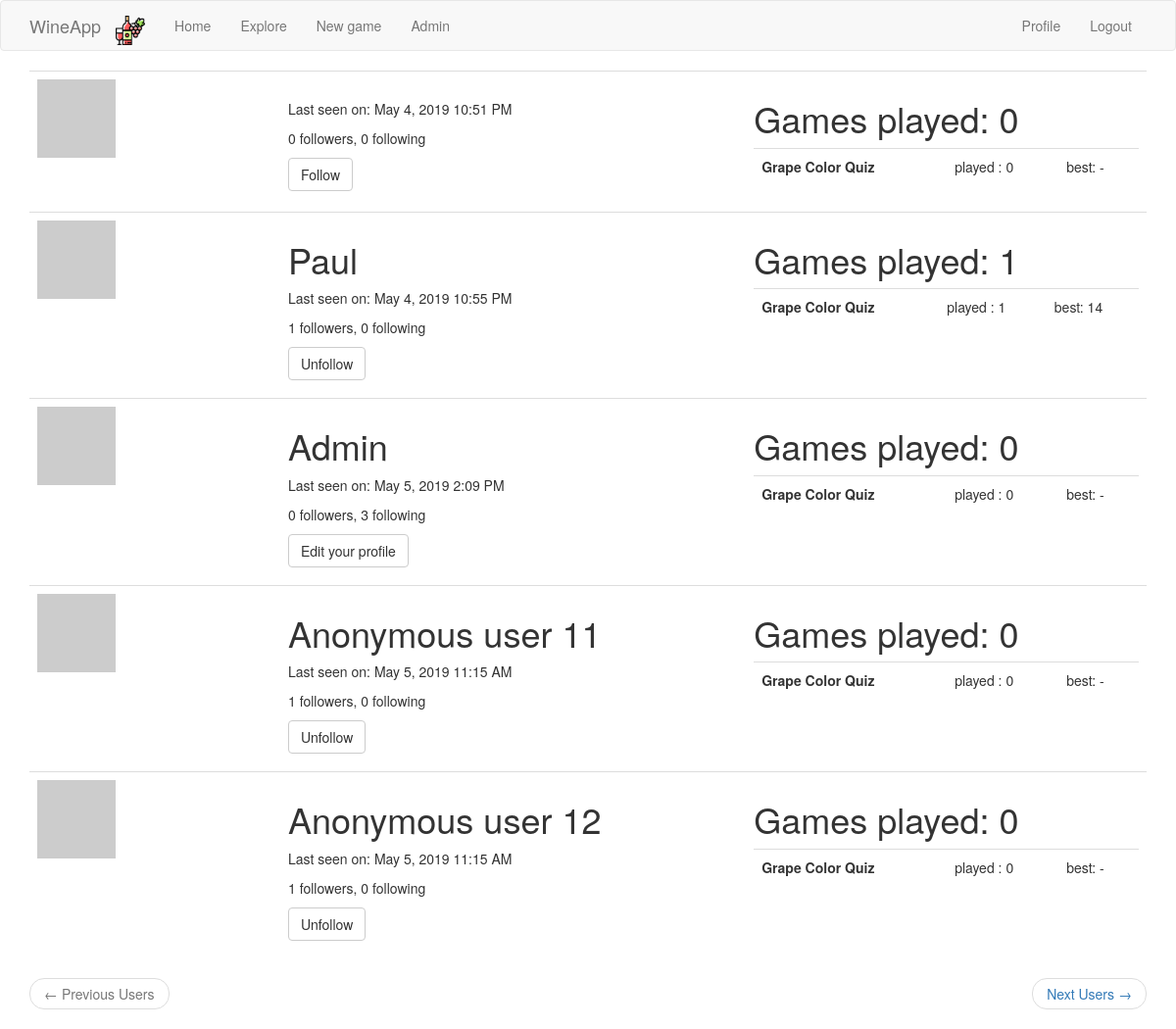
The app's page /explore_users (signed in) with its own data.
### app/models.py (models this page shows, shortened)
class User(UserMixin, db.Model):
    id = db.Column(db.Integer, primary_key=True)
    username = db.Column(db.String(64), index=True, unique=True)
    email = db.Column(db.String(120), index=True, unique=True)
    password_hash = db.Column(db.String(128))
    posts = db.relationship('Post', backref='author', lazy='dynamic')
    about_me = db.Column(db.String(140))
    last_seen = db.Column(db.DateTime, default=datetime.utcnow)
    followed = db.relationship(
        'User', secondary=followers,
        primaryjoin=(followers.c.follower_id == id),
        secondaryjoin=(followers.c.followed_id == id),
        backref=db.backref('followers', lazy='dynamic'), lazy='dynamic')
    def avatar(self, size):
        digest = md5(self.email.lower().encode('utf-8')).hexdigest()
        return 'https://www.gravatar.com/avatar/{}?d=identicon&s={}'.format(
            digest, size)
    def is_following(self, user_):
        return self.followed.filter(
            followers.c.followed_id == user_.id).count() > 0

### app/main/routes.py (the view)
@bp.route('/explore_users', methods=['GET', 'POST'])
@login_required
def explore_users():
    page = request.args.get('page', 1, type=int)
    users = User.query.order_by(User.id.asc()).paginate(
        page, current_app.config['USERS_PER_PAGE'], False)
    next_url = url_for('main.explore_users', page=users.next_num) \
        if users.has_next else None
    prev_url = url_for('main.explore_users', page=users.prev_num) \
        if users.has_prev else None
    games_stats = {u.id: get_player_stats(u) for u in users.items}
    return render_template('explore_users.html',
                           users=users.items,
                           games_stats=games_stats,
                           prev_url=prev_url,
                           next_url=next_url)

### app/main/routes.py (called while the page is built)
@bp.before_app_request
def before_request():
    if current_user.is_authenticated:
        current_user.last_seen = datetime.utcnow()
        db.session.commit()
    g.locale = str(get_locale())

### app/models.py (called while the page is built)
@login.user_loader
def load_user(id):
    return User.query.get(int(id))

def get_player_stats(user_):
    games = Game.query.filter_by(player_id=user_.id).all()
    games_per_type = {}
    for game_type, game_name in current_app.config['GAMES_TO_NAMES'].items():
        games_per_type[(game_type, game_name)] = [game for game in games if game.game_type == game_type]
    summary_per_type = []
    for (game_type, game_name), games in games_per_type.items():
        summary_per_type.append(
            {
                'name': game_name,
                'type': game_type,
                'nb_played': len(games),
                'best': max(games, key=lambda x: x.score).score if len(games) > 0 else '-'
            }
        )
        return summary_per_type, len(games)

### app/templates/explore_users.html
{% extends "base.html" %}
{% block app_content %}
<table class="table table-hover">
     {% for user in users %}
        {% include '_user.html' %}
    {% endfor %}
</table>
<nav aria-label="...">
    <ul class="pager">
        <li class="previous{% if not prev_url %} disabled{% endif %}">
            <a href="{{ prev_url or '#' }}">
                <span aria-hidden="true">&larr;</span> {{ _('Previous Users') }}
            </a>
        </li>
        <li class="next{% if not next_url %} disabled{% endif %}">
            <a href="{{ next_url or '#' }}">
                {{ _('Next Users') }} <span aria-hidden="true">&rarr;</span>
            </a>
        </li>
    </ul>
</nav>
{% endblock %}

### app/templates/base.html (shortened to what this page needs)
{% extends 'bootstrap/base.html' %}
{% block navbar %}
<nav class="navbar navbar-default">
    <div class="container">
        <div class="navbar-header">
            <a class="navbar-brand" href="{{ url_for('main.index') }}">WineApp</a>
        </div>
        <div class="collapse navbar-collapse" id="bs-example-navbar-collapse-1">
            <ul class="nav navbar-nav">
                <li><a href="{{ url_for('main.index') }}" class="navbar-brand">
                    <img src="/static/bottle_red_wine.png" style="height:30px;margin:0px;padding:0px;">
                </a></li>
                <li><a href="{{ url_for('main.index') }}">{{ _('Home') }}</a></li>
                <li class="nav-item dropdown">
                    <a class="nav-link dropdown-toggle" href="#" id="navbarDropdown" role="button"
                       data-toggle="dropdown" aria-haspopup="true" aria-expanded="false">
                        Explore
                    </a>
                </li>
                <li><a href="{{ url_for('main.new_game') }}">{{ _('New game') }}</a></li>
                {% if current_user.username == 'admin' %}
                <li><a href="{{ url_for('main.admin') }}">{{ _('Admin') }}</a></li>
                {% endif %}
            </ul>
            <ul class="nav navbar-nav navbar-right">
                {% if current_user.is_anonymous %}
                <li><a href="{{ url_for('auth.login') }}">{{ _('Login') }}</a></li>
                {% else %}
                <li><a href="{{ url_for('main.user', username=current_user.username) }}">{{ _('Profile') }}</a></li>
                <li><a href="{{ url_for('auth.logout') }}">{{ _('Logout') }}</a></li>
                {% endif %}
            </ul>
        </div>
    </div>
</nav>
{% endblock %}
{% block content %}
<div class="container">
    {% block app_content %}{% endblock %}
</div>
{% endblock %}

### app/templates/_user.html (shortened to what this page needs)
<tr onclick="window.location='{{ url_for('main.user', username=user.username) }}'">
    <td width="256px"><img src="{{ user.avatar(256) }}"></td>
    <td>
        <h1>{{ user.username.capitalize() }}</h1>
        {% if user.last_seen %}
        <p>{{ _('Last seen on') }}: {{ moment(user.last_seen).format('LLL') }}</p>
        {% endif %}
        <p>{{ _('%(count)d followers', count=user.followers.count()) }}, {{ _('%(count)d following',
            count=user.followed.count()) }}</p>
        {% if user == current_user %}
        <p><a class="btn btn-default" href="{{ url_for('main.edit_profile') }}">{{ _('Edit your profile') }}</a></p>
        {% elif not current_user.is_following(user) %}
        <p><a class="btn btn-default" href="{{ url_for('main.follow', username=user.username) }}">{{ _('Follow') }}</a></p>
        {% else %}
        <p><a class="btn btn-default" href="{{ url_for('main.unfollow', username=user.username) }}">{{ _('Unfollow') }}</a></p>
        {% endif %}
    </td>
    <td>
        <h1>Games played: {{ games_stats[user.id][1] }}</h1>
        <table class="table table-hover">
            {% for game in games_stats[user.id][0] %}
            <tr>
                <th>{{ game.name }}</th>
                <td>played : {{ game.nb_played }}</td>
                <td>best: {{ game.best }}</td>
                {% endfor %}
            </tr>
        </table>
    </td>
</tr>

### records on screen
User: username "Admin", last_seen "May 5, 2019 2:09 PM", games_stats "0", name "Grape Color Quiz", nb_played "0", best "-"
User: last_seen "May 4, 2019 10:51 PM", games_stats "0", name "Grape Color Quiz", nb_played "0", best "-"
User: username "Paul", last_seen "May 4, 2019 10:55 PM", games_stats "1", name "Grape Color Quiz", nb_played "1", best "14"
User: username "Anonymous user 11", last_seen "May 5, 2019 11:15 AM", games_stats "0", name "Grape Color Quiz", nb_played "0", best "-"
User: username "Anonymous user 12", last_seen "May 5, 2019 11:15 AM", games_stats "0", name "Grape Color Quiz", nb_played "0", best "-"
